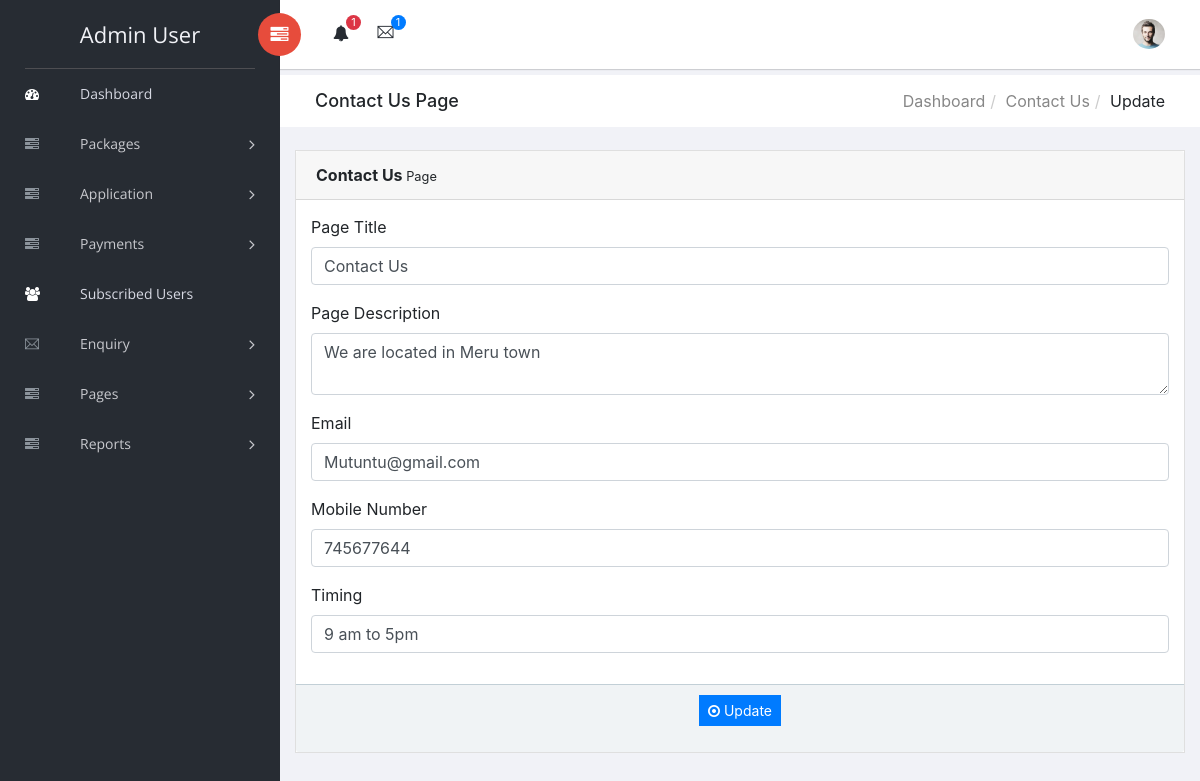
The page /admin/contact-us.php (signed in) on the database its author committed.
### tables this page shows
CREATE TABLE `tblpage` (
  `ID` int(10) NOT NULL,
  `PageType` varchar(200) DEFAULT NULL,
  `PageTitle` mediumtext DEFAULT NULL,
  `PageDescription` mediumtext DEFAULT NULL,
  `Email` varchar(200) DEFAULT NULL,
  `MobileNumber` bigint(10) DEFAULT NULL,
  `UpdationDate` date DEFAULT NULL,
  `Timing` varchar(200) NOT NULL
);

### admin/contact-us.php (the view, shortened to what this page needs)
<?php
include('includes/dbconnection.php');
if (strlen($_SESSION['cdsmsaid']==0)) {
  header('location:logout.php');
  } else{
?>
<!doctype html>
<html class="no-js" lang="en">
<head>
    <link rel="stylesheet" href="vendors/bootstrap/dist/css/bootstrap.min.css">
    <link rel="stylesheet" href="vendors/font-awesome/css/font-awesome.min.css">
    <link rel="stylesheet" href="vendors/themify-icons/css/themify-icons.css">
    <link rel="stylesheet" href="vendors/flag-icon-css/css/flag-icon.min.css">
    <link rel="stylesheet" href="vendors/selectFX/css/cs-skin-elastic.css">
    <link rel="stylesheet" href="assets/css/style.css">
</head>
<body>
    <?php include_once('includes/sidebar.php');?>
    <div id="right-panel" class="right-panel">
        <?php include_once('includes/header.php');?>
        <div class="breadcrumbs">
            <div class="col-sm-4">
                <div class="page-header float-left">
                    <div class="page-title">
                        <h1>Contact Us Page</h1>
                    </div>
                </div>
            </div>
            <div class="col-sm-8">
                <div class="page-header float-right">
                    <div class="page-title">
                        <ol class="breadcrumb text-right">
                            <li><a href="dashboard.php">Dashboard</a></li>
                            <li><a href="contact-us.php">Contact Us</a></li>
                            <li class="active">Update</li>
                        </ol>
                    </div>
                </div>
            </div>
        </div>
        <div class="content mt-3">
            <div class="animated fadeIn">
                <div class="row">
                    <div class="col-lg-6">
                    </div>
                    <div class="col-lg-12">
                        <div class="card">
                            <div class="card-header"><strong>Contact Us</strong><small> Page</small></div>
                            <form name="package" method="post" action="">
  <?php
$ret=mysqli_query($con,"select * from  tblpage where PageType='contactus'");
while ($row=mysqli_fetch_array($ret)) {
?>
                            <div class="card-body card-block">
<div class="form-group"><label for="vat" class=" form-control-label">Page Title</label>
    <input type="text" name="pagetitle" id="pagetitle" value="<?php  echo $row['PageTitle'];?>" class="form-control" required="true"></div>
    <div class="form-group"><label for="vat" class=" form-control-label">Page Description</label>
    <textarea type="text" name="pagedes" id="pagedes" class="form-control" required="true"><?php  echo $row['PageDescription'];?></textarea></div>
    <div class="form-group"><label for="vat" class=" form-control-label">Email</label>
    <input type="text" name="email"  id="email"  value="<?php  echo $row['Email'];?>" required="true" class="form-control"></div>
    <div class="form-group"><label for="vat" class=" form-control-label">Mobile Number</label>
    <input type="text" name="mobnumber"  id="mobnumber"  value="<?php  echo $row['MobileNumber'];?>" required="true" class="form-control"></div>
    <div class="form-group"><label for="vat" class=" form-control-label">Timing</label>
    <input type="text" name="timing"  id="timing"  value="<?php  echo $row['Timing'];?>" required="true" class="form-control"></div>
                                                    </div>
                                                    <?php } ?>
                                                     <div class="card-footer">
                                                       <p style="text-align: center;"><button type="submit" class="btn btn-primary btn-sm" name="submit" id="submit">
                                                            <i class="fa fa-dot-circle-o"></i> Update
                                                        </button></p>
                                                    </div>
                                                </div>
                                            </div>
                                            </div>
                                        </div>
                                    </div>
                                </div>
</body>
</html>
<?php }  ?>

### admin/includes/sidebar.php (shortened to what this page needs)
<aside id="left-panel" class="left-panel">
        <nav class="navbar navbar-expand-sm navbar-default">
<?php
$adminid=$_SESSION['cdsmsaid'];
$ret=mysqli_query($con,"select AdminName from tbladmin where ID='$adminid'");
$row=mysqli_fetch_array($ret);
$name=$row['AdminName'];
?>
            <div class="navbar-header">
                <a class="navbar-brand" href="dashboard.php"><?php echo $name; ?></a>
            </div>
            <div id="main-menu" class="main-menu collapse navbar-collapse">
                <ul class="nav navbar-nav">
                    <li class="active">
                        <a href="dashboard.php"> <i class="menu-icon fa fa-dashboard"></i>Dashboard </a>
                    </li>
<li class="menu-item-has-children dropdown">
                        <a href="#" class="dropdown-toggle" data-toggle="dropdown" aria-haspopup="true" aria-expanded="false"> <i class="menu-icon fa fa-tasks"></i>Packages</a>
                    </li>
<li class="menu-item-has-children dropdown">
                        <a href="#" class="dropdown-toggle" data-toggle="dropdown" aria-haspopup="true" aria-expanded="false"> <i class="menu-icon fa fa-tasks"></i>Application</a>
                    </li>
<li class="menu-item-has-children dropdown">
                        <a href="#" class="dropdown-toggle" data-toggle="dropdown" aria-haspopup="true" aria-expanded="false"> <i class="menu-icon fa fa-tasks"></i>Payments</a>
                    </li>
                     <li class="active">
                        <a href="subscribed-users.php"> <i class="menu-icon fa fa-users"></i>Subscribed Users</a>
                    </li>
               <li class="menu-item-has-children dropdown">
                        <a href="registered-users.php" class="dropdown-toggle" data-toggle="dropdown" aria-haspopup="true" aria-expanded="false"> <i class="menu-icon ti-email"></i>Enquiry</a>
                    </li>
   <li class="menu-item-has-children dropdown">
                        <a href="#" class="dropdown-toggle" data-toggle="dropdown" aria-haspopup="true" aria-expanded="false"> <i class="menu-icon fa fa-tasks"></i>Pages</a>
                    </li>
                    <li class="menu-item-has-children dropdown">
                        <a href="#" class="dropdown-toggle" data-toggle="dropdown" aria-haspopup="true" aria-expanded="false"> <i class="menu-icon fa fa-tasks"></i>Reports</a>
                    </li>
                </ul>
            </div>
        </nav>
    </aside>

### rows shown on the page
tblpage: pagetitle "Contact Us", pagedes "We are located in Meru town", email "Mutuntu@gmail.com", mobnumber "745677644", timing "9 am to 5pm"

### other values the page prints
$name "Admin User"
$num "1"
$num1 "1"
